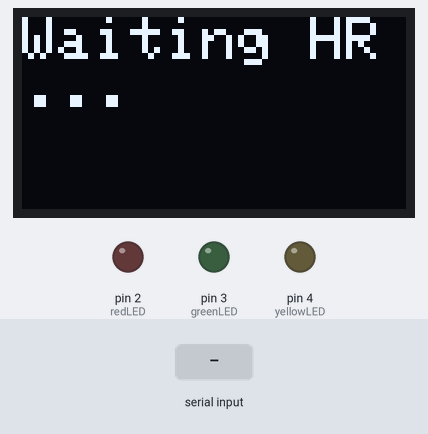
The sketch below on a simulated Arduino Uno, built with avr-gcc and run on an emulated ATmega328P. On the bench: 128×64 one-colour display, output pins drawn as LEDs (lit = HIGH). The inputs (shaded band) are chosen by the test bench.

Above: at 1.2 s.
1.3 s: "90,45\n" received over Serial
At 1.6 s:
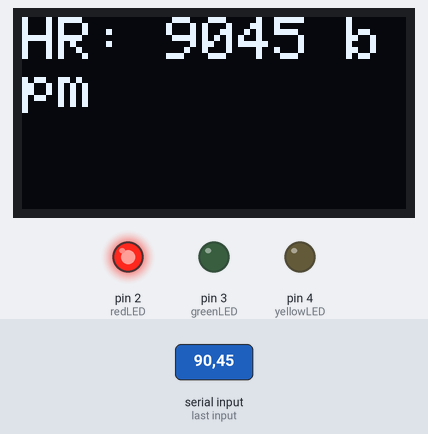
2.8 s: "90\n" received over Serial
At 3.8 s:
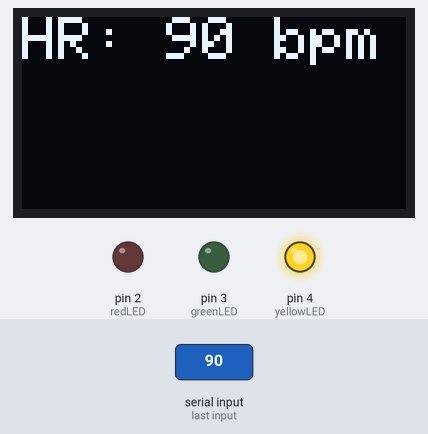
Timing chart, 0 to 5.8 s (numbered marks = the images above; inputs shaded):
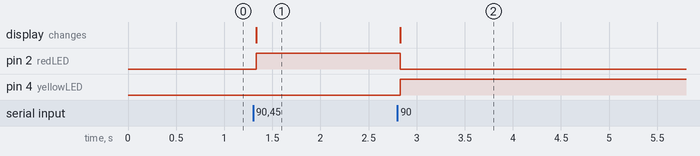

Measured:
- after the input at 1.3 s, pin 2 (redLED): LOW → HIGH at once; the display: changes at once (image 1)
- after the input at 2.8 s, pin 2 (redLED): HIGH → LOW at once; pin 4 (yellowLED): LOW → HIGH at once; the display: changes at once (image 2)

The sketch:

hrm_usb_arduino.ino
```cpp
#include <Wire.h>
#include <Adafruit_GFX.h>
#include <Adafruit_SSD1306.h>

#define SCREEN_WIDTH 128
#define SCREEN_HEIGHT 64
#define OLED_ADDR 0x3C  // Confirm this with I2C scanner if needed

Adafruit_SSD1306 display(SCREEN_WIDTH, SCREEN_HEIGHT, &Wire, -1);

// LED pins
const int redLED = 2;
const int greenLED = 3;
const int yellowLED = 4;

String input = "";
int heartRate = 0;

void setup() {
  Serial.begin(9600);

  pinMode(redLED, OUTPUT);
  pinMode(greenLED, OUTPUT);
  pinMode(yellowLED, OUTPUT);

  // Initialize OLED
  if (!display.begin(SSD1306_SWITCHCAPVCC, OLED_ADDR)) {
    Serial.println(F("OLED init failed"));
    while (true); // Halt
  }

  display.clearDisplay();
  display.setTextSize(2);
  display.setTextColor(SSD1306_WHITE);
  display.setCursor(0, 0);
  display.println("Waiting HR...");
  display.display();
}

void loop() {
  while (Serial.available()) {
    char c = Serial.read();

    if (c == '\n') {
      heartRate = input.toInt();
      input = "";

      // Display on OLED
      display.clearDisplay();
      display.setCursor(0, 0);
      display.print("HR: ");
      display.print(heartRate);
      display.println(" bpm");
      display.display();

      // LED Logic
      digitalWrite(redLED, LOW);
      digitalWrite(greenLED, LOW);
      digitalWrite(yellowLED, LOW);

      if (heartRate < 65 || heartRate > 120) {
        digitalWrite(redLED, HIGH);
      } else if (heartRate >= 65 && heartRate < 90) {
        digitalWrite(greenLED, HIGH);
      } else if (heartRate >= 90 && heartRate <= 120) {
        digitalWrite(yellowLED, HIGH);
      }

    } else if (isDigit(c)) {
      input += c;
    }
  }
}
```
